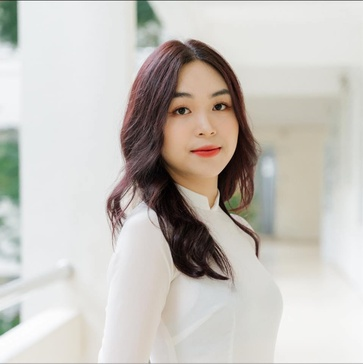
#> input picture Chuong1/Phan0/img/nuSinh.jpg, 363 x 364 px, shrunk from 958 x 960 before the run
$ jupyter execute --allow-errors Chuong1_Phan0_ChuanBiCongCu.ipynb
#> lines starting #> are read from the running program, lines starting #| are printed output that depends on the picture
<center>
    <h2>CHƯƠNG 1:  TỔNG QUAN VỀ THỊ GIÁC MÁY TÍNH</h2>
</center>

---

***NỘI DUNG BÀI HỌC***
- 1. Cài đặt và làm quen môi trường thực hành
- 2. thử đọc và hiển thị hình ảnh với OpenCV
---
***Copyright: Nguyễn Văn Sông - 2121050720 - HUMG***

## 1. Cài đặt và làm quen với môi trường thực hành

[cell 1]
print('Chào mừng bạn đến với môn thị giác máy tính - 7080158')

[cell 2]
name = input('Nhập vào tên của bạn: ')
#> the answer given: img/nuSinh.jpg
print('Chúc bạn ' + name + ' học tốt môn này')

[cell 3]
# kiểm tra thư viện numpy
import numpy as np
print("Phiên bản numpy: ", np.__version__)

[cell 4]
# kiểm tra thư viện matplotlib
import matplotlib as mpl
print("Phiên bản matplotlib: ", mpl.__version__)

[cell 5]
# kiểm tra thư viện OpenCV
import cv2
print("Phiên bản OpenCV: ", cv2.__version__)

## 2. Đọc và hiển thị ảnh với OpenCV

[cell 6]
# gọi các thư viện sử dụng
import numpy as np
import matplotlib.pyplot as plt
import cv2

[cell 7]
# đọc ảnh với OpenCV
img_hocsinh = cv2.imread('img/nuSinh.jpg',0)
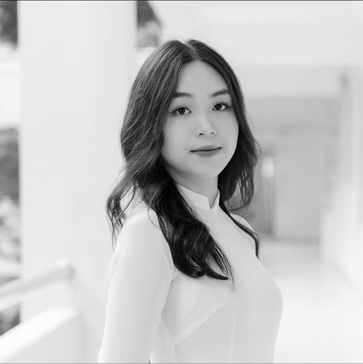
#> img_hocsinh: shape (364, 363); min 0, max 255, mean 195.7
# hiển thị hình ảnh
img_hocsinh

[cell 8]
# hiển thị ảnh với thư viện matplotlib
plt.imshow(img_hocsinh,cmap='gray')

[cell 9]
plt.imshow(img_hocsinh,cmap='gray')

[cell 10]
# tùy chỉnh hiển thị hình ảnh
plt.figure(figsize=(10,5))
plt.title('Người nghiện lâu năm')# thêm tiêu đề ảnh
plt.grid(ls='--')# thêm lười vào hình ảnh
#> (the rest of this cell did not finish here and is left out)

[cell 11]
# đọc  và hiển thị nhiều ảnh trong một khung hình
img_muaxuan = cv2.imread('img/muaxuan.png')
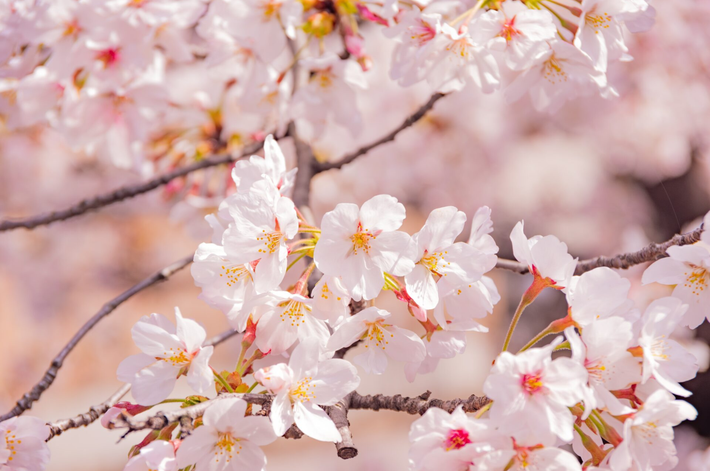
#> input picture Chuong1/Phan0/img/muaxuan.png, 710 x 471 px, shrunk from 1875 x 1244 before the run
#> img_muaxuan is the input picture: shape (471, 710, 3); mean B, G, R 171.8, 174.8, 208.6

[cell 12]
img_muaha = cv2.imread('img/muaha.jpg')
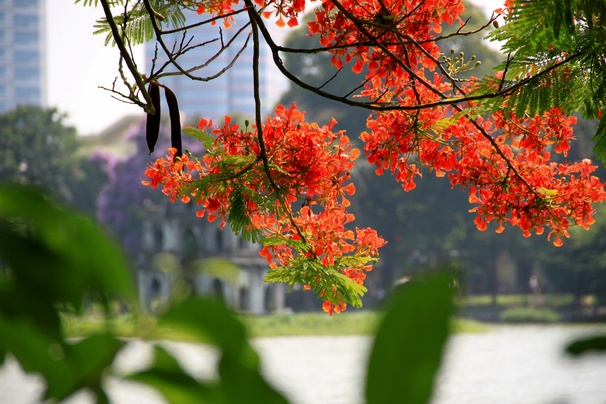
#> input picture Chuong1/Phan0/img/muaha.jpg, 606 x 404 px, shrunk from 1600 x 1067 before the run
#> img_muaha is the input picture: shape (404, 606, 3); mean B, G, R 83.2, 108.7, 125.1

[cell 13]
img_muathu = cv2.imread('img/muathu.jpeg')
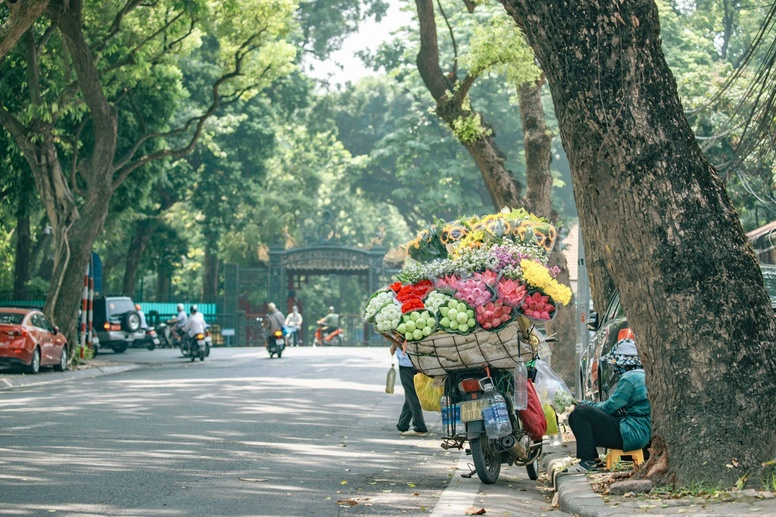
#> input picture Chuong1/Phan0/img/muathu.jpeg, 776 x 517 px, shrunk from 2048 x 1364 before the run
#> img_muathu is the input picture: shape (517, 776, 3); mean B, G, R 111.7, 127.3, 111.9

[cell 14]
img_muadong = cv2.imread('img/muadong.jpg')
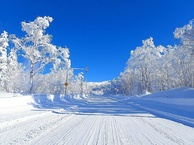
#> input picture Chuong1/Phan0/img/muadong.jpg, 194 x 145 px, shrunk from 512 x 384 before the run
#> img_muadong is the input picture: shape (145, 194, 3); mean B, G, R 205.2, 151.1, 112

[cell 15]
# hiển thị bốn ảnh vào trong một khung hình
plt.figure(figsize=(12,8))

plt.subplot(2,2,1) # hiển thị mùa xuân
plt.imshow(img_muaxuan,cmap='gray')
plt.title("Ảnh mùa xuân")
plt.grid(ls='--')

plt.subplot(2,2,2) # hiển thị mùa hạ
plt.imshow(img_muaha,cmap='gray')
plt.title("Ảnh mùa hạ")
plt.grid(ls='--')

plt.subplot(2,2,3) # hiển thị mùa thu
plt.imshow(img_muathu,cmap='gray')
plt.title("Ảnh mùa thu")
plt.grid(ls='--')

plt.subplot(2,2,4) # hiển thị mùa đông
plt.imshow(img_muadong,cmap='gray')
plt.title("Ảnh mùa đông")
plt.grid(ls='--')
#> figure, not shown here; B, G, R data is drawn as R, G, B

[cell 16]
img_bro1 = cv2.imread('img/bro1.jpg')
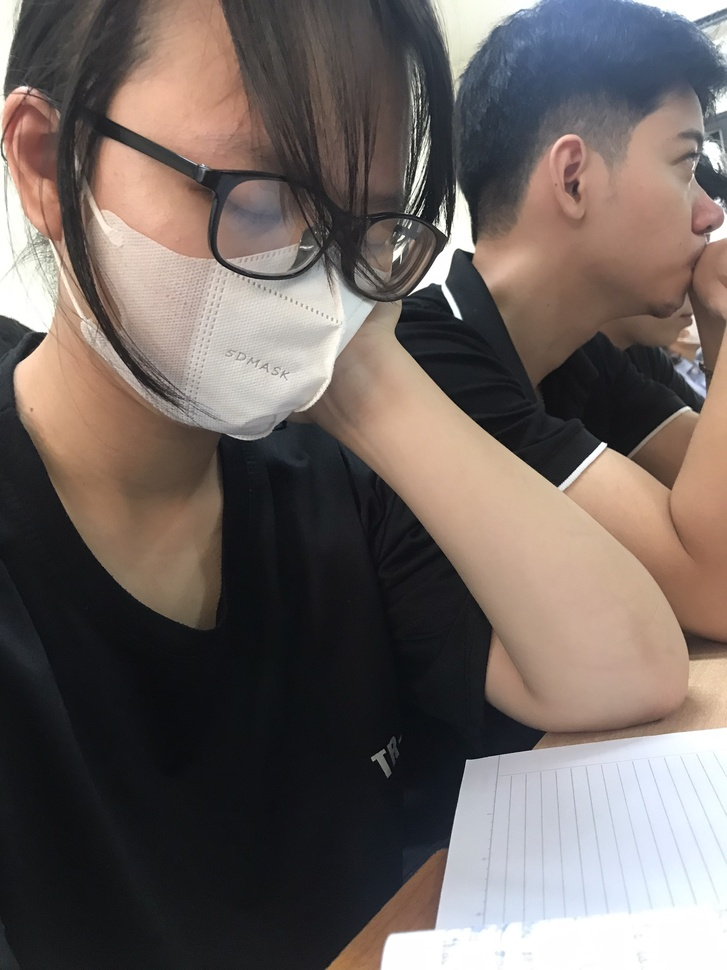
#> input picture Chuong1/Phan0/img/bro1.jpg, 727 x 970 px, shrunk from 1920 x 2560 before the run
#> img_bro1 is the input picture: shape (970, 727, 3); mean B, G, R 96.1, 100.2, 110.3
img_bro2 = cv2.imread('img/bro2.jpg')
img_bro3 = cv2.imread('img/bro3.jpg')
img_bro = cv2.imread('img/lac.jpg')
